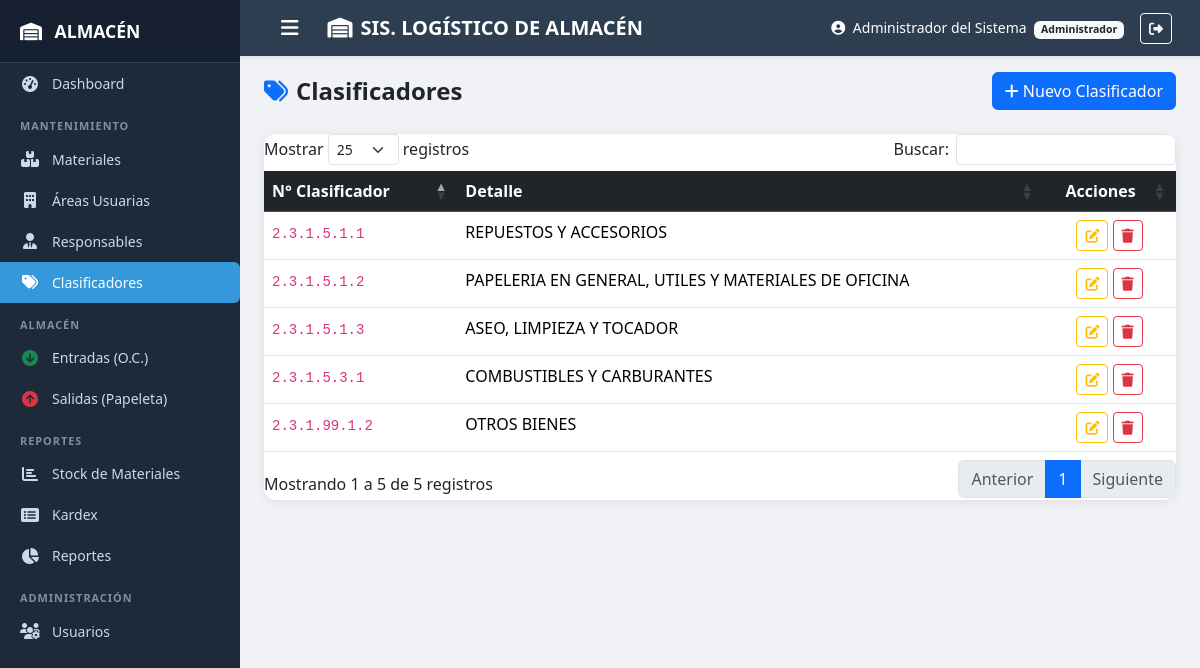
The app's page /clasificadores/index.php (signed in) with its own data.
### tables this page shows
CREATE TABLE IF NOT EXISTS `clasificadores` (
  `id` int(11) NOT NULL AUTO_INCREMENT,
  `num_clasificador` varchar(30) NOT NULL,
  `detalle` varchar(500) NOT NULL,
  `activo` tinyint(1) NOT NULL DEFAULT 1,
  `created_at` timestamp NOT NULL DEFAULT CURRENT_TIMESTAMP,
  PRIMARY KEY (`id`),
  UNIQUE KEY `num_clasificador` (`num_clasificador`)
);

### includes/functions.php (called while the page is built, shortened)
<?php
function isAdmin() {
    $rol = isset($_SESSION['rol']) ? $_SESSION['rol'] : '';
    return $rol === 'administrador';
}
function h($s) {
    return htmlspecialchars((string)$s, ENT_QUOTES, 'UTF-8');
}

### clasificadores/index.php (the view, shortened to what this page needs)
<?php
$db = getDB();
$rows = $db->query("SELECT * FROM clasificadores WHERE activo=1 ORDER BY num_clasificador")->fetchAll();
include ROOT_PATH . '/includes/header.php';
?>
<div class="d-flex justify-content-between align-items-center mb-4">
  <h4 class="fw-bold mb-0"><i class="fas fa-tags me-2 text-primary"></i>Clasificadores</h4>
  <?php if (isAdmin()): ?>
  <a href="<?= BASE_URL ?>/clasificadores/form.php" class="btn btn-primary"><i class="fas fa-plus me-1"></i>Nuevo Clasificador</a>
  <?php endif; ?>
</div>
<div class="card table-card">
  <div class="table-responsive">
    <table class="table table-hover datatable mb-0">
      <thead class="table-dark">
        <tr><th>N° Clasificador</th><th>Detalle</th><th class="text-center">Acciones</th></tr>
      </thead>
      <tbody>
        <?php foreach ($rows as $c): ?>
        <tr>
          <td><code><?= h($c['num_clasificador']) ?></code></td>
          <td><?= h($c['detalle']) ?></td>
          <td class="text-center">
            <?php if (isAdmin()): ?>
            <a href="<?= BASE_URL ?>/clasificadores/form.php?id=<?= $c['id'] ?>" class="btn btn-sm btn-outline-warning"><i class="fas fa-edit"></i></a>
            <form method="POST" class="d-inline" onsubmit="return confirm('¿Eliminar?')">
              <button class="btn btn-sm btn-outline-danger"><i class="fas fa-trash"></i></button>
            </form>
            <?php else: ?>—<?php endif; ?>
          </td>
        </tr>
        <?php endforeach; ?>
      </tbody>
    </table>
  </div>
</div>
<?php include ROOT_PATH . '/includes/footer.php'; ?>

### assets/css/style.css (style rules this page uses)
:root { --sidebar-bg: #1e2a3a; --sidebar-hover: #2d3f55; --sidebar-active: #3498db; --topbar-bg: #2c3e50; --accent: #3498db; }
body { background: #f0f2f5; font-family: 'Segoe UI', sans-serif; }
.table-card { border-radius: 12px; border: none; box-shadow: 0 2px 12px rgba(0,0,0,.08); overflow: hidden; }

### records on screen
clasificadores: num_clasificador "2.3.1.5.1.1", detalle "REPUESTOS Y ACCESORIOS"
clasificadores: num_clasificador "2.3.1.5.1.2", detalle "PAPELERIA EN GENERAL, UTILES Y MATERIALES DE OFICINA"
clasificadores: num_clasificador "2.3.1.5.1.3", detalle "ASEO, LIMPIEZA Y TOCADOR"
clasificadores: num_clasificador "2.3.1.5.3.1", detalle "COMBUSTIBLES Y CARBURANTES"
clasificadores: num_clasificador "2.3.1.99.1.2", detalle "OTROS BIENES"

### other values on screen
SITE_NAME "SIS. LOGÍSTICO DE ALMACÉN"
isset($_SESSION['rol']) ? $_SESSION['rol'] : '' "Administrador"
